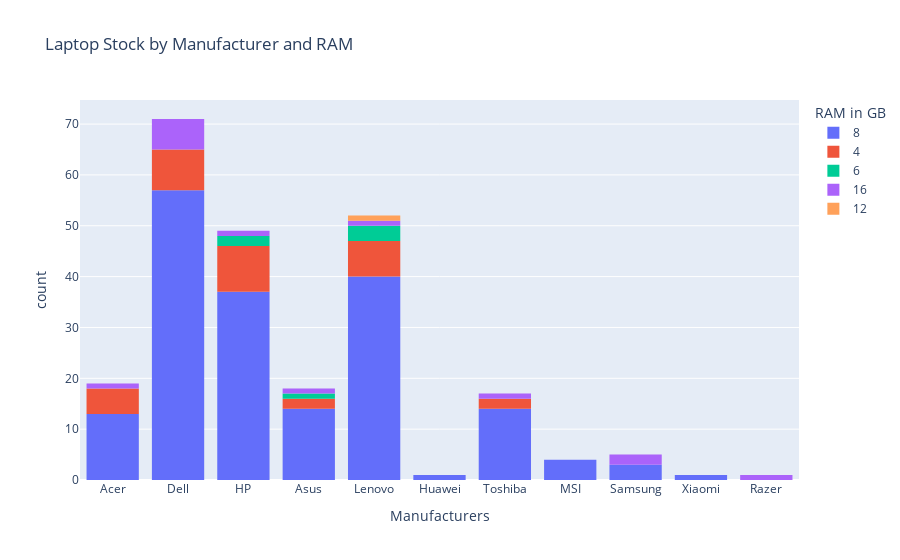

Source (notebook cell):
### Code cell
df_hist = df["Manufacturer"]
df_RAM = df["RAM_GB"]
fig = px.histogram(x=df_hist, title="Laptop Stock by Manufacturer and RAM", color=df_RAM, labels={"color": "RAM in GB", "x": "Manufacturers"})
fig.update_layout()
fig.show()

### Figure 1 — Plotly figure (JSON) as saved in the notebook; plotly's stock layout.template omitted (floating-point values rounded to 4 significant figures; data arrays with more than 128 entries replaced by an {"elided": "..."} marker saying what was removed)
{"data": [{"alignmentgroup": "True", "bingroup": "x", "hovertemplate": "RAM in GB=8<br>Manufacturers=%{x}<br>count=%{y}<extra></extra>", "legendgroup": "8", "marker": {"color": "#636efa", "pattern": {"shape": ""}}, "name": "8", "offsetgroup": "8", "orientation": "v", "showlegend": true, "type": "histogram", "x": {"elided": "184 str values"}, "xaxis": "x", "yaxis": "y"}, {"alignmentgroup": "True", "bingroup": "x", "hovertemplate": "RAM in GB=4<br>Manufacturers=%{x}<br>count=%{y}<extra></extra>", "legendgroup": "4", "marker": {"color": "#EF553B", "pattern": {"shape": ""}}, "name": "4", "offsetgroup": "4", "orientation": "v", "showlegend": true, "type": "histogram", "x": ["Dell", "Acer", "Dell", "HP", "Asus", "Dell", "Acer", "HP", "HP", "Acer", "Acer", "Lenovo", "Dell", "Lenovo", "Asus", "Dell", "HP", "Dell", "HP", "Lenovo", "Lenovo", "HP", "Dell", "Lenovo", "HP", "Lenovo", "Acer", "Dell", "Toshiba", "HP", "HP", "Lenovo", "Toshiba"], "xaxis": "x", "yaxis": "y"}, {"alignmentgroup": "True", "bingroup": "x", "hovertemplate": "RAM in GB=6<br>Manufacturers=%{x}<br>count=%{y}<extra></extra>", "legendgroup": "6", "marker": {"color": "#00cc96", "pattern": {"shape": ""}}, "name": "6", "offsetgroup": "6", "orientation": "v", "showlegend": true, "type": "histogram", "x": ["Asus", "HP", "HP", "Lenovo", "Lenovo", "Lenovo"], "xaxis": "x", "yaxis": "y"}, {"alignmentgroup": "True", "bingroup": "x", "hovertemplate": "RAM in GB=16<br>Manufacturers=%{x}<br>count=%{y}<extra></extra>", "legendgroup": "16", "marker": {"color": "#ab63fa", "pattern": {"shape": ""}}, "name": "16", "offsetgroup": "16", "orientation": "v", "showlegend": true, "type": "histogram", "x": ["Lenovo", "Dell", "Asus", "Dell", "Dell", "Dell", "Razer", "Acer", "HP", "Samsung", "Dell", "Dell", "Samsung", "Toshiba"], "xaxis": "x", "yaxis": "y"}, {"alignmentgroup": "True", "bingroup": "x", "hovertemplate": "RAM in GB=12<br>Manufacturers=%{x}<br>count=%{y}<extra></extra>", "legendgroup": "12", "marker": {"color": "#FFA15A", "pattern": {"shape": ""}}, "name": "12", "offsetgroup": "12", "orientation": "v", "showlegend": true, "type": "histogram", "x": ["Lenovo"], "xaxis": "x", "yaxis": "y"}], "layout": {"barmode": "relative", "legend": {"title": {"text": "RAM in GB"}, "tracegroupgap": 0}, "title": {"text": "Laptop Stock by Manufacturer and RAM"}, "xaxis": {"anchor": "y", "domain": [0, 1], "title": {"text": "Manufacturers"}}, "yaxis": {"anchor": "x", "domain": [0, 1], "title": {"text": "count"}}}}
